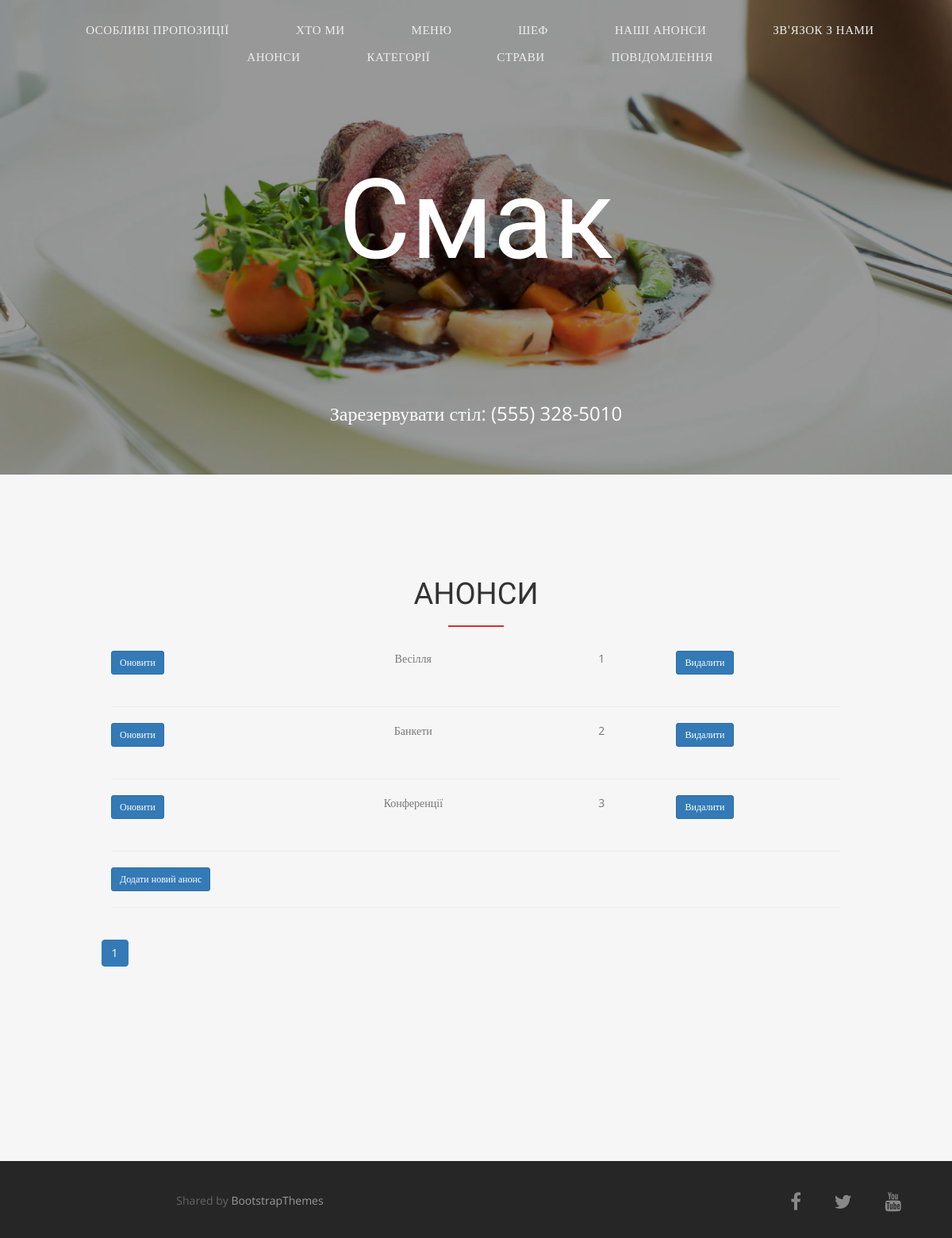
Page /menu/anons/ (signed in) on the earlier database version.
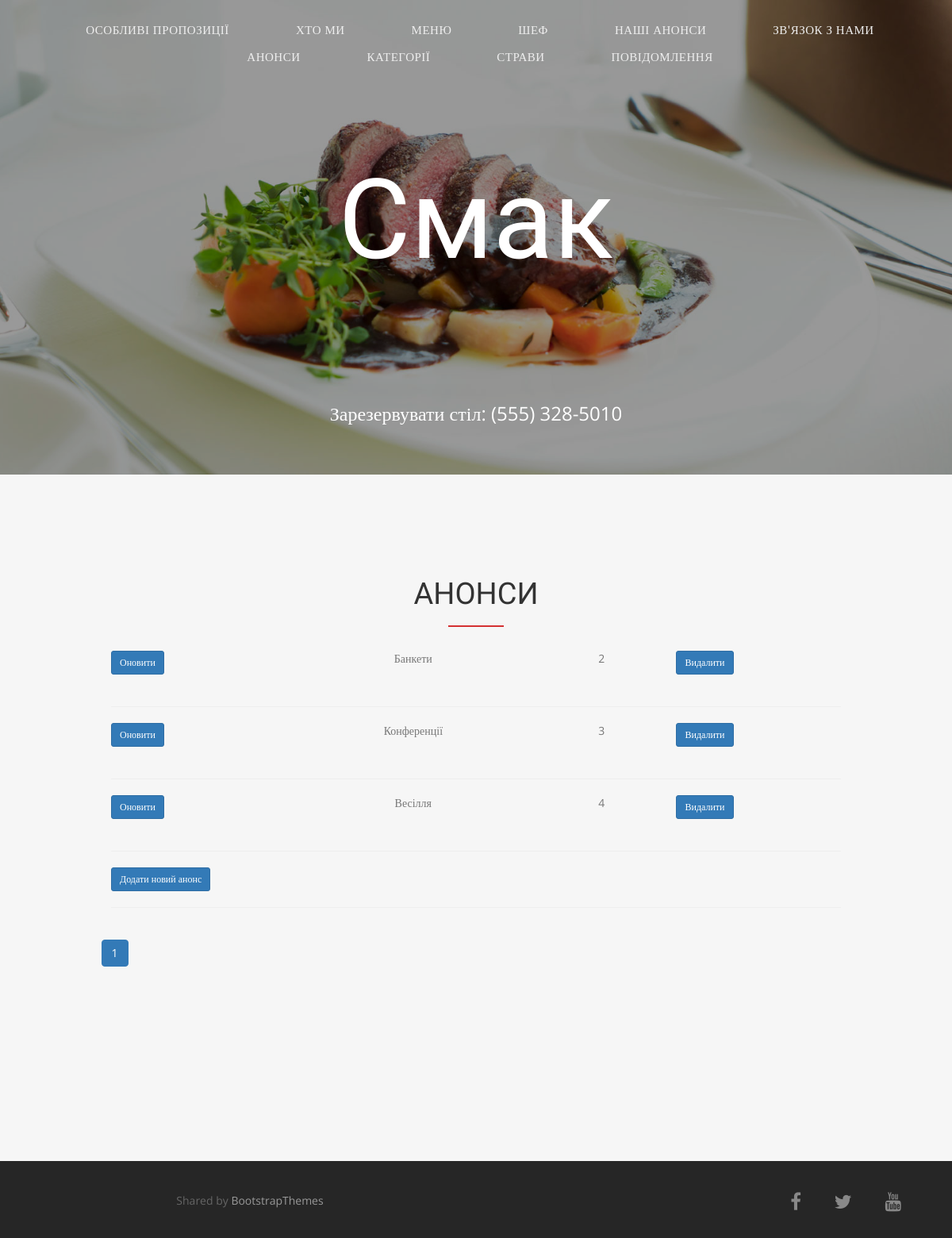
Same page on the later database version.
### menu/models.py (models this page shows, shortened)
class Anons(models.Model):
    def get_file_name_anonses(self, filename):
        ext = filename.split('.')[-1]
        filename = f'{uuid4()}.{ext}'
        return path.join('images/anonses/', filename)
    title = models.CharField(max_length=15, unique=True)
    photo_sm = models.ImageField(upload_to=get_file_name_anonses)
    photo_bg = models.ImageField(upload_to=get_file_name_anonses)
    description = models.CharField(max_length=300)
    is_visible = models.BooleanField(default=False)

### menu/views.py (the view)
# urls.py: path('anons/', include('anons.urls')),
@login_required(login_url='/login/')
@user_passes_test(is_member)
def anons(request):
    items = Anons.objects.all().order_by('id')
    paginator = Paginator(items, 3)
    page = request.GET.get('page')
    items = paginator.get_page((page))
    return render(request, 'anons_view.html', context={'items': items})

### menu/views.py (called while the page is built)
def is_member(user):
    return user.groups.filter(name='manager').exists() or user.is_staff

### menu/templates/anons_view.html (shortened to what this page needs)
{% extends 'base.html' %}
{% block content %}
<section id="anons">
    <div class="container">
        <div class="section-title text-center">
            <h2>Анонси</h2>
        </div>
        <div class="col-md-10 col-md-offset-1">
            {% for item in items %}
            <div class="row">
                <div class="col-md-3">
                    <a href='{% url "menu:anons_update" pk=item.pk%}#anons_upd'>
                        <button type="button" class="btn btn-primary btn-sm">Оновити</button>
                    </a>
                </div>
                <div class="col-md-4 section-title text-center">{{ item.title }}</div>
                <div class="col-md-2 section-title text-center">{{ item.id }}</div>
                <div class="col-md-3">
                    <a href='{% url "menu:anons_delete" pk=item.pk%}'>
                        <button type="button" class="btn btn-primary btn-sm">Видалити</button>
                    </a>
                </div>
            </div>
            <hr/>
            {% endfor %}
            <div class="row">
                <div class='col-md-6 centered'>
                     <a href='{% url "menu:anons_add" %}#anons_add'>
                        <button type="button" class="btn btn-primary btn-sm">
                            Додати новий анонс
                        </button>
                    </a>
                </div>
            </div>
            <hr/>
        </div>
    </div>
    <div id="navigation" class="container">
        <div class="row">
            <div class="col-md-10 col-md-offset-1">
                <nav aria-label="Page navigation example">
                    <ul class="pagination">
                        {% for page in items.paginator.page_range %}
                            {% if page == items.number %}
                                <li class="page-item active">
                                    <a class="page-link" href="#anons"> {{page}}
                                    </a>
                                </li>
                            {% else %}
                                <li class="page-item">
                                    <a class="page-link" href="?page={{page}}#anons">
                                        {{page}}
                                    </a>
                                </li>
                            {% endif %}
                        {% endfor %}
                    </ul>
                </nav>
            </div>
        </div>
    </div>
</section>
{% endblock %}

Differences in the rows shown:
removed Anons: title "Весілля", id "1"
added Anons: title "Весілля", id "4"
